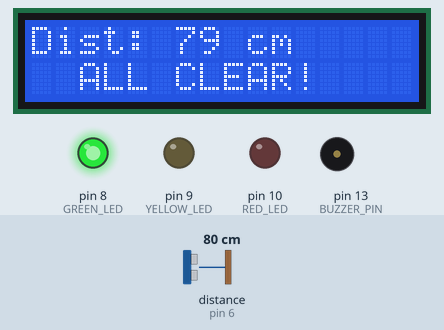
This sketch was run on a simulated Arduino Uno, built with avr-gcc and run on an emulated ATmega328P. On the bench: 16×2 character LCD, output pins drawn as LEDs (lit = HIGH), buzzer (waves = sounding). Wiring (inferred from the names in the program): ultrasonic range finder: trigger pin 7; echo pin 6. The test bench sets the inputs (shaded band); at power-on: distance to the obstacle (sensor on pin 6) 80 cm. The echo pulse lasts 58.3 µs per cm; pins used as bus, display or sensor lines are not drawn.

Above: at 3.2 s.
3.3 s: distance to the obstacle (sensor on pin 6) set to 45 cm
At 4.5 s:
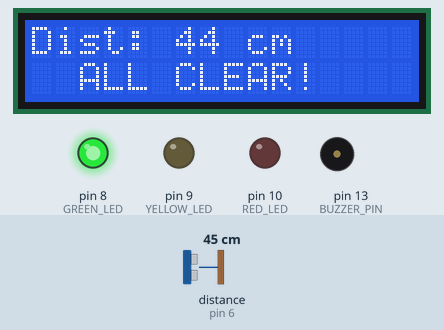
4.8 s: distance to the obstacle (sensor on pin 6) set to 37 cm
At 5.2 s:
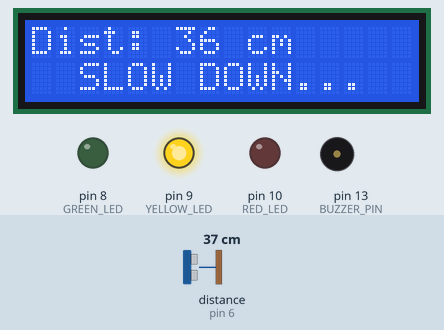
7.0 s: distance to the obstacle (sensor on pin 6) set to 24 cm
At 7.9 s:
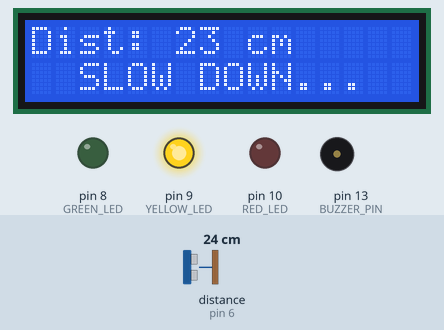
8.5 s: distance to the obstacle (sensor on pin 6) set to 19 cm
At 8.71 s:
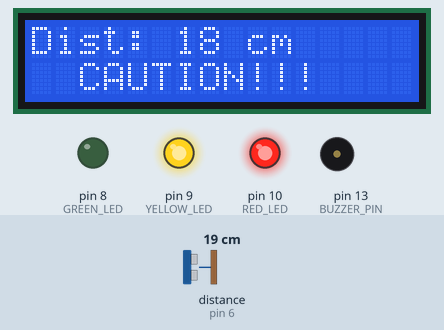
10.3 s: distance to the obstacle (sensor on pin 6) set to 13 cm
At 10.61 s:
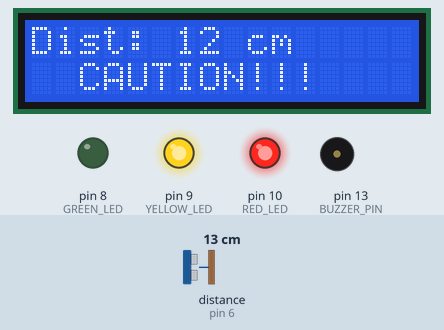
11.8 s: distance to the obstacle (sensor on pin 6) set to 10 cm
At 12.7 s:
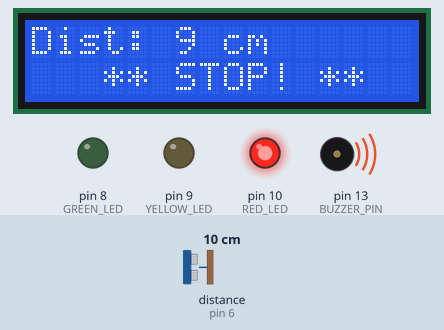
Timing chart, 0 to 14.4 s (numbered marks = the images above; inputs shaded):
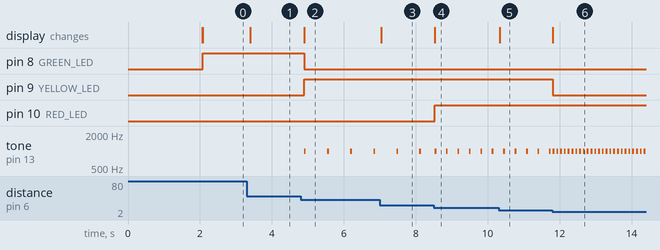

The sketch:

parking_sensor.ino
```cpp
/*
  ============================================================
  Parking Sensor / Distance Alert
  CS 220: Computer Architecture & Embedded Systems
  Capstone Project
  ============================================================
  COMPONENTS:
    - Arduino Uno
    - HC-SR04 Ultrasonic Sensor
    - LCD 16x2 Display
    - Potentiometer (LCD contrast)
    - Green, Yellow, Red LEDs
    - Piezo Buzzer
    - 470Ω resistors (LEDs), 220Ω resistor (LCD backlight)

  PIN MAPPING:
    Ultrasonic → TRIG=7, ECHO=6
    LCD        → RS=12, EN=11, D4=5, D5=4, D6=3, D7=2
    LEDs       → Green=8, Yellow=9, Red=10
    Buzzer     → Pin 13
  ============================================================
*/

#include <LiquidCrystal.h>

// ---------- LCD Setup ----------
LiquidCrystal lcd(12, 11, 5, 4, 3, 2);

// ---------- Ultrasonic Sensor Pins ----------
const int TRIG_PIN = 7;
const int ECHO_PIN = 6;

// ---------- LED Pins ----------
const int GREEN_LED  = 8;
const int YELLOW_LED = 9;
const int RED_LED    = 10;

// ---------- Buzzer Pin ----------
const int BUZZER_PIN = 13;

// ---------- Distance Thresholds (cm) ----------
const int SAFE_DIST    = 40;   // Green  → far away, all clear
const int CAUTION_DIST = 20;   // Yellow → getting close
const int DANGER_DIST  = 10;   // Red    → very close, beep fast

// ---------- Timing for beeping ----------
unsigned long lastBeepTime = 0;
int beepInterval = 500;        // ms between beeps (gets shorter as closer)

// ============================================================
// SETUP
// ============================================================
void setup() {
  // LED pins as OUTPUT
  pinMode(GREEN_LED,  OUTPUT);
  pinMode(YELLOW_LED, OUTPUT);
  pinMode(RED_LED,    OUTPUT);

  // Buzzer as OUTPUT
  pinMode(BUZZER_PIN, OUTPUT);

  // Ultrasonic pins
  pinMode(TRIG_PIN, OUTPUT);
  pinMode(ECHO_PIN, INPUT);

  // Start LCD
  lcd.begin(16, 2);

  // Welcome message
  lcd.setCursor(0, 0);
  lcd.print(" PARKING SENSOR ");
  lcd.setCursor(0, 1);
  lcd.print("  Initializing  ");
  delay(2000);
  lcd.clear();
}

// ============================================================
// MAIN LOOP
// ============================================================
void loop() {
  // Get distance reading
  long distance = getDistance();

  // Update LCD display
  updateDisplay(distance);

  // Update LEDs based on distance
  updateLEDs(distance);

  // Update buzzer based on distance
  updateBuzzer(distance);

  delay(100);  // Small delay between readings for stability
}

// ============================================================
// FUNCTIONS
// ============================================================

// --- Measure distance using HC-SR04 ---
long getDistance() {
  // Send a 10 microsecond pulse to TRIG
  digitalWrite(TRIG_PIN, LOW);
  delayMicroseconds(2);
  digitalWrite(TRIG_PIN, HIGH);
  delayMicroseconds(10);
  digitalWrite(TRIG_PIN, LOW);

  // Read the ECHO pulse duration
  long duration = pulseIn(ECHO_PIN, HIGH);

  // Convert duration to distance in cm
  // Speed of sound = 343 m/s = 0.0343 cm/µs
  // Divide by 2 because pulse travels to object AND back
  long distance = duration * 0.0343 / 2;

  // Cap at 200cm for display purposes
  if (distance > 200) distance = 200;
  if (distance < 0)   distance = 0;

  return distance;
}

// --- Update the LCD with current distance and status ---
void updateDisplay(long distance) {
  // Row 1: Distance reading
  lcd.setCursor(0, 0);
  lcd.print("Dist: ");
  lcd.print(distance);
  lcd.print(" cm    ");   // Extra spaces clear old characters

  // Row 2: Status message
  lcd.setCursor(0, 1);
  if (distance > SAFE_DIST) {
    lcd.print("  ALL CLEAR!    ");
  } else if (distance > CAUTION_DIST) {
    lcd.print("  SLOW DOWN...  ");
  } else if (distance > DANGER_DIST) {
    lcd.print("  CAUTION!!!    ");
  } else {
    lcd.print("   ** STOP! **  ");
  }
}

// --- Update LEDs based on distance ---
void updateLEDs(long distance) {
  if (distance > SAFE_DIST) {
    // Far away — green only
    digitalWrite(GREEN_LED,  HIGH);
    digitalWrite(YELLOW_LED, LOW);
    digitalWrite(RED_LED,    LOW);
  } else if (distance > CAUTION_DIST) {
    // Getting close — yellow only
    digitalWrite(GREEN_LED,  LOW);
    digitalWrite(YELLOW_LED, HIGH);
    digitalWrite(RED_LED,    LOW);
  } else if (distance > DANGER_DIST) {
    // Close — yellow + red
    digitalWrite(GREEN_LED,  LOW);
    digitalWrite(YELLOW_LED, HIGH);
    digitalWrite(RED_LED,    HIGH);
  } else {
    // Very close — red only, flashing
    digitalWrite(GREEN_LED,  LOW);
    digitalWrite(YELLOW_LED, LOW);
    digitalWrite(RED_LED,    HIGH);
  }
}

// --- Update buzzer beep rate based on distance ---
void updateBuzzer(long distance) {
  // No beep when safe distance
  if (distance > SAFE_DIST) {
    noTone(BUZZER_PIN);
    return;
  }

  // Beep interval gets shorter as object gets closer
  if (distance > CAUTION_DIST) {
    beepInterval = 600;        // Slow beep
  } else if (distance > DANGER_DIST) {
    beepInterval = 250;        // Fast beep
  } else {
    beepInterval = 80;         // Very fast beep (almost solid tone)
  }

  // Non-blocking beep using millis()
  unsigned long currentTime = millis();
  if (currentTime - lastBeepTime >= beepInterval) {
    lastBeepTime = currentTime;
    tone(BUZZER_PIN, 1000, 50);  // 1000Hz tone, 50ms duration
  }
}
```

Measured:
- the behaviour switches between 42 and 41 cm on distance to the obstacle (sensor on pin 6) (found by bisection; images 1 and 2)
- the behaviour switches between 22 and 21 cm on distance to the obstacle (sensor on pin 6) (found by bisection; images 3 and 4)
- the behaviour switches between 12 and 11 cm on distance to the obstacle (sensor on pin 6) (found by bisection; images 5 and 6)
- after the input at 3.3 s, the display: changes after 0.09 s (image 1)
- after the input at 4.8 s, pin 8 (GREEN_LED): HIGH → LOW after 0.10 s; pin 9 (YELLOW_LED): LOW → HIGH after 0.10 s; tone on pin 13 (BUZZER_PIN): alternates 1000 Hz for 0.05 s and silent for 0.59 s, starting after 0.10 s; the display: changes after 0.10 s (image 2)
- after the input at 7.0 s, the display: changes at once (image 3)
- after the input at 8.5 s, pin 10 (RED_LED): LOW → HIGH at once; tone on pin 13 (BUZZER_PIN): alternates 1000 Hz for 0.05 s and silent for 0.27 s, starting at once; the display: changes at once (image 4)
- after the input at 10.3 s, the display: changes at once (image 5)
- after the input at 11.8 s, pin 9 (YELLOW_LED): HIGH → LOW at once; tone on pin 13 (BUZZER_PIN): alternates 1000 Hz for 0.05 s and silent for 0.06 s, starting at once; the display: changes at once (image 6)
